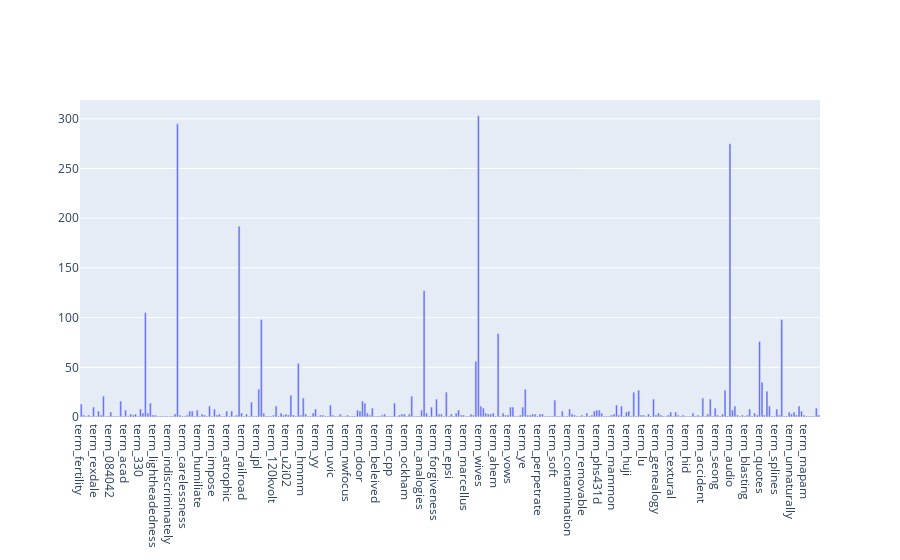

Here is the notebook cell this chart was saved with:
### Markdown cell above
### >>> **Exercise 14 (take home):** 
The chart above contains all the vocabulary, and it's computationally intensive to both compute and visualize. Can you efficiently reduce the number of terms you want to visualize as an exercise.

### Code cell
# Answer here
# I use sample to reduce data size
import plotly.graph_objects as go

dict_xy = {"feature":["term_"+str(i) for i in count_vect.get_feature_names()],"frequencies":term_frequencies}
df_xy = pd.DataFrame(dict_xy)
df_xy_sample = df_xy.sample(300)

fig5 = go.Figure()
fig5.add_trace(go.Bar(x=df_xy_sample["feature"], y=df_xy_sample["frequencies"]))
fig5.show()

### Figure 1 — Plotly figure (JSON) as saved in the notebook; plotly's stock layout.template omitted (floating-point values rounded to 4 significant figures; data arrays with more than 128 entries replaced by an {"elided": "..."} marker saying what was removed)
{"data": [{"type": "bar", "x": {"elided": "300 str values"}, "y": {"elided": "300 int values"}}], "layout": {}}
